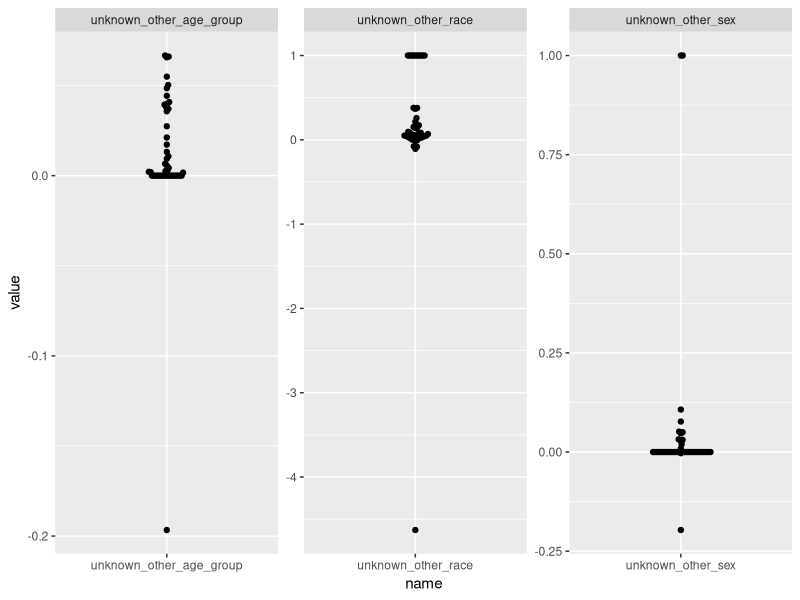
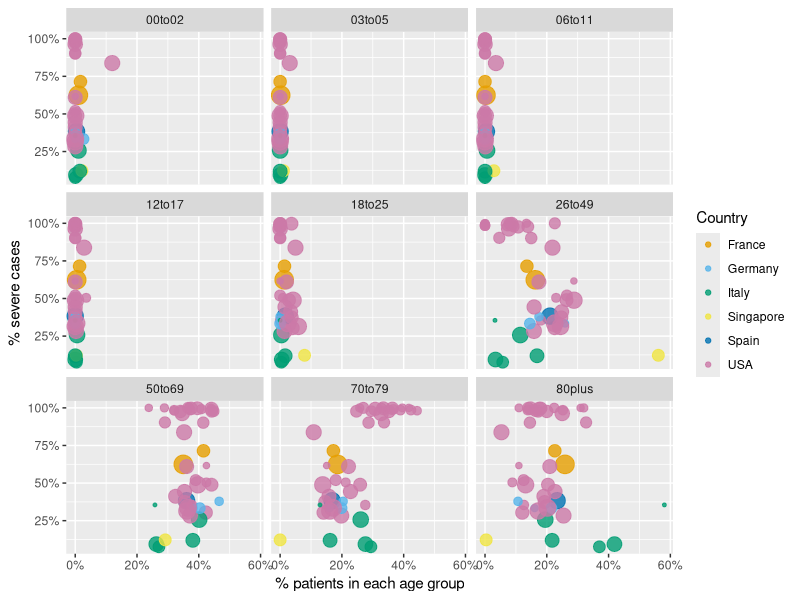
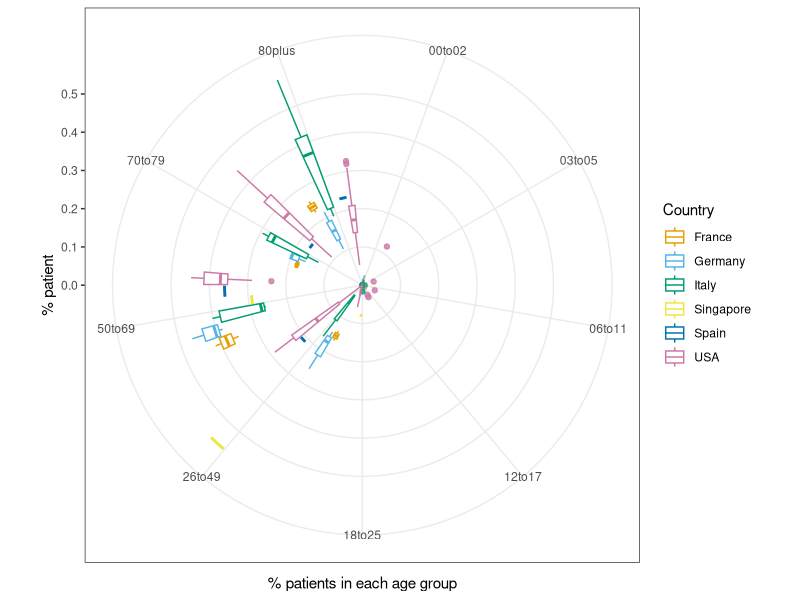
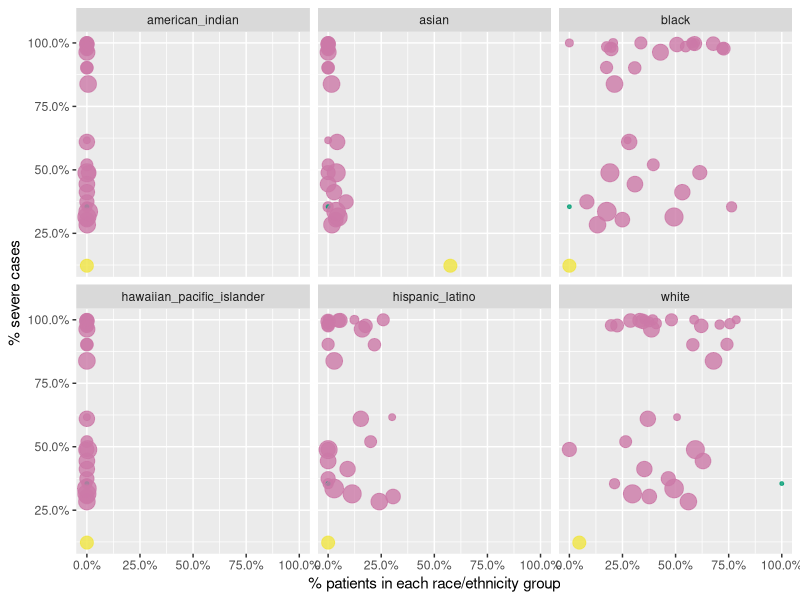
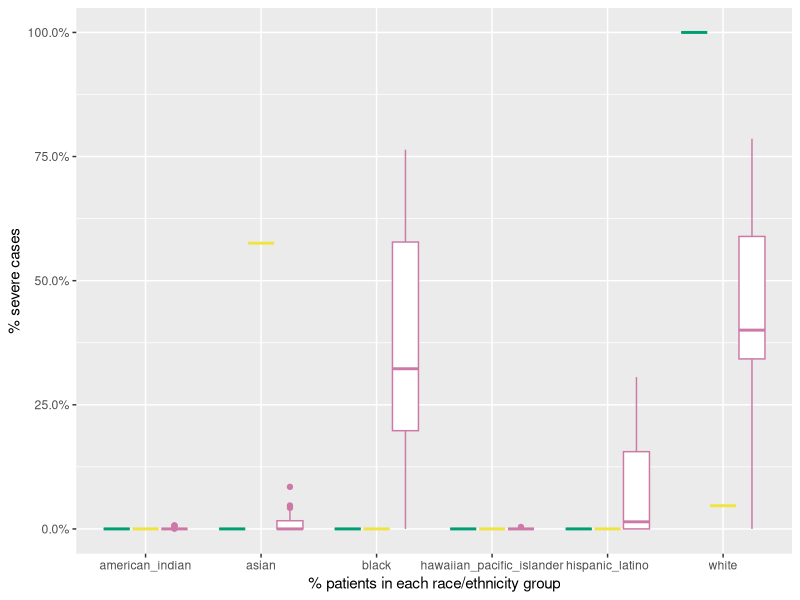
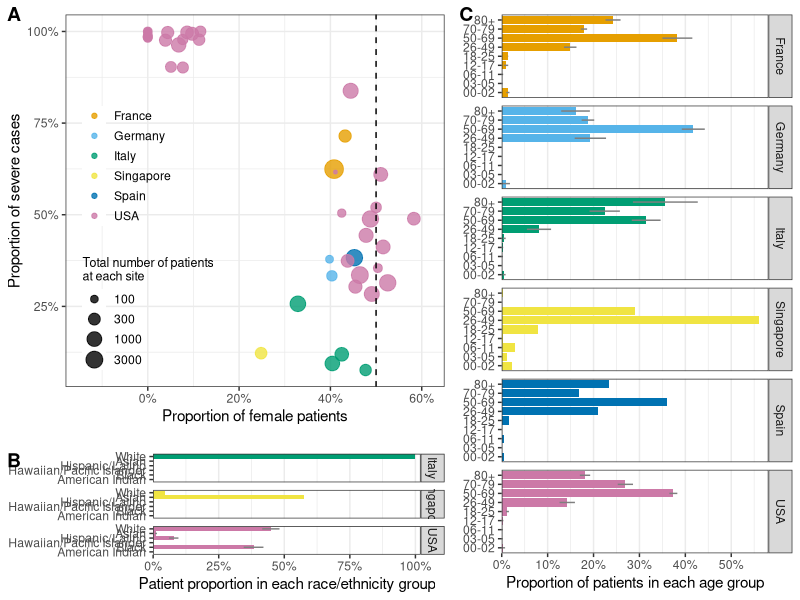

The R script that drew these images, in order:
## ---- chunk 1
library(readr)
library(dplyr)
library(scales)
library(tidyr)
library(ggplot2)
library(cowplot)
library(stringr)
library(forcats)
## ---- chunk 2
demo_desc <- read_csv('results/demo_prelim.csv')
colorBlindGrey6 <- c("#E69F00", "#56B4E9", "#009E73", "#F0E442", "#0072B2", "#CC79A7")
demo_perc <- demo_desc %>% 
  mutate_at(vars(- num_patients_all, - siteid, - Country),
            list(~ . / .data$num_patients_all)) %>% 
  mutate(Country = as.factor(Country))
## ---- chunk 3
unknowns <- demo_perc %>%
  select(siteid, Country, contains('unknown')) %>% 
  pivot_longer(- c(siteid, Country))
unknowns %>% filter(value < 0)

unknowns %>% 
  ggplot(aes(y = value, x = name)) +
  # geom_point(position = position_dodge(width = 0.2)) =
  # geom_boxplot() +
  ggbeeswarm::geom_beeswarm() +
  facet_wrap(~ name, scales = 'free')
## ---- chunk 4
demo_sex <- demo_perc %>% filter(unknown_other_sex < 1)
lm(num_patients_ever_severe ~ female, demo_sex) %>% 
  summary()

age_perc <- demo_perc %>% 
  filter(unknown_other_age_group < 1) %>% 
  select(Country, num_patients_all, num_patients_ever_severe, contains('to'), ends_with('plus'))

lm(num_patients_ever_severe ~ . - Country - num_patients_all, age_perc) %>% 
  summary()

age_radar <- age_perc %>% 
  select(-contains('num')) %>% 
  group_by(Country) %>% 
  summarise(across(.fns = mean_se), .groups = 'drop') %>% 
  pivot_longer(- Country)

races <- c("black",
           "hispanic_latino",
           "white",
           "asian",
           "hawaiian_pacific_islander",
           "american_indian")  
race_perc <- demo_perc %>% 
  filter(abs(unknown_other_race) < 1) %>% 
  select(Country, num_patients_all, num_patients_ever_severe, all_of(races))

race_radar <- race_perc %>% 
  select(-contains('num')) %>% 
  group_by(Country) %>% 
  summarise(across(.fns = mean_se), .groups = 'drop') %>% 
  pivot_longer(- Country) %>% 
  mutate(name = gsub('_', ' ', name) %>% 
           str_to_title(.) %>% 
           gsub('Hispanic ', 'Hispanic/', .) %>% 
           gsub('Hawaiian ', 'Hawaiian/', .),
         name = fct_reorder(name, value$y))

lm(num_patients_ever_severe ~ black + white + asian + hispanic_latino + american_indian +
     hawaiian_pacific_islander, race_perc) %>% 
  summary()
## ---- chunk 5
sex_plot <- demo_sex %>% 
  ggplot(aes(female, num_patients_ever_severe, 
             color = Country)) +
  geom_point(aes(size = num_patients_all), alpha = 0.8) +
  scale_x_continuous(labels = scales::percent_format(), 
                     limits = c(0, 0.65),
                     expand = expansion(add = c(0.18, 0))) +
  scale_y_continuous(labels = scales::percent_format()) +
  # scale_y_log10() +
  # scale_size_continuous(guide = FALSE) +
  geom_vline(xintercept = 0.5, linetype = 'dashed') +
  # coord_cartesian(xlim = c(0, 1), ylim = c(0, 1)) +
  labs(x = 'Proportion of female patients', y = 'Proportion of severe cases', color = NULL, size = 'Total number of patients
at each site') +
  scale_size(trans = "log10") +
  scale_color_manual(values = colorBlindGrey6) +
  theme_bw() +
  theme(legend.position = c(0.22, 0.4),
        plot.margin = margin(10.5, 5.5, 15.5, 5.5, 'pt'),
        legend.background = element_blank(),
        legend.key.height = unit(1, 'line'),
        legend.title = element_text(hjust = 0, size = 9)) +
  # scale_color_viridis_d(option = 'E', direction = -1) + 
  NULL
# sex_plot


## ---- chunk 6
age_plot <- age_radar %>% 
  mutate(name = gsub('to', '-', name) %>% gsub('plus', '+', .)) %>% 
  ggplot(aes(name, value$y, fill = Country, group = Country)) +
  geom_col(position = 'dodge2') + 
  coord_flip() +
  facet_grid(rows = vars(Country)) +
  geom_linerange(aes(ymin = value$ymin, ymax = value$ymax), 
                position = position_dodge(width = 0.9),
                color = 'grey50') +
  scale_y_continuous(labels = scales::percent_format(accuracy = 1),
                     expand = expansion(add = c(0,0.02))) +
  scale_size_continuous(guide = FALSE) +
  labs(x = NULL, y = 'Proportion of patients in each age group') +
  scale_color_manual(values = colorBlindGrey6, drop = FALSE) +
  scale_fill_manual(values = colorBlindGrey6, drop = FALSE) +
  theme_bw() +
  theme(legend.position = 'None',
        panel.grid.major.y = element_blank(),
        plot.margin = margin(10.5, 5.5, 6.5, 5.5, 'pt')) +
  NULL
## ---- chunk 7
race_plot <- race_radar %>% 
  ggplot(aes(name, value$y, fill = Country, group = Country)) +
  geom_col(position = 'dodge2') + 
  coord_flip() +
  facet_grid(rows = vars(Country)) +
  geom_linerange(aes(ymin = value$ymin, ymax = value$ymax), 
                position = position_dodge(width = 0.9),
                color = 'grey50') +
  scale_y_continuous(labels = scales::percent_format(accuracy = 1),
                     expand = expansion(add = c(0,0.02))) +
  scale_size_continuous(guide = FALSE) +
  labs(x = NULL, y = 'Patient proportion in each race/ethnicity group') +
  scale_color_manual(values = colorBlindGrey6, drop = FALSE) +
  scale_fill_manual(values = colorBlindGrey6, drop = FALSE) +
  theme_bw() +
  theme(legend.position = 'None',
        panel.grid.major.y = element_blank(),
        ) +
  NULL
## ---- chunk 8
sex_race <- plot_grid(sex_plot, race_plot, ncol = 1,
          rel_heights = c(2.9, 1), labels = 'AUTO')
comp_plots <- plot_grid(sex_race, age_plot, ncol = 2, rel_widths = c(1.3, 1),
          labels = c('', 'C'))

ggsave('figs/composite_plot.png', comp_plots, height = 6, width = 8)
## ---- chunk 9
# age_radar <- age_perc %>% 
#   select(-contains('num')) %>% 
#   group_by(Country) %>% 
#   summarise(across(.fns = mean_se), .groups = 'drop') %>% 
#   mutate(Country = as.character(Country)) %>% 
#   rename(group = Country)
# 
# mtcars %>%
#      add_rownames( var = "group" ) %>%
#      mutate_each(funs(rescale), -group) %>%
#      tail(4) %>% select(1:10) -> mtcars_radar
# 
# ggradar(age_radar, 
#         values.radar = c(NA, paste0(c(25, 50), '%')),
#         group.colours = colorBlindGrey6[-4],
#         grid.mid = 0.25,
#         grid.max = 0.5,
#         base.size = 1)
## ---- chunk 10

age_perc %>% 
  pivot_longer(- c(Country, num_patients_all, num_patients_ever_severe)) %>% 
  ggplot(aes(value, num_patients_ever_severe, 
             color = Country)) +
  facet_wrap(~ name) +
  geom_point(aes(size = log2(num_patients_all)), alpha = 0.8) +
  scale_x_continuous(labels = scales::percent_format(accuracy = 1)) +
  scale_y_continuous(labels = scales::percent_format(accuracy = 1)) +
  scale_size_continuous(guide = FALSE) +
  labs(x = '% patients in each age group', y = '% severe cases') +
  scale_color_manual(values = colorBlindGrey6, drop = FALSE) +
  NULL
## ---- chunk 11
age_perc %>% 
  pivot_longer(- c(Country, num_patients_all, num_patients_ever_severe)) %>% 
  ggplot(aes(name, value, color = Country)) +
  # facet_grid(cols = vars(name), scales = 'free_x') +
  geom_boxplot(alpha = 0.8) +
  # geom_violin(aes(color = Country)) +
  # geom_jitter() +
  # geom_point(aes(size = log2(num_patients_all)), alpha = 0.8) +
  # scale_x_continuous(labels = scales::percent_format(accuracy = 1)) +
  # scale_y_continuous(labels = scales::percent_format(accuracy = 1)) +
  scale_size_continuous(guide = FALSE) +
  labs(x = '% patients in each age group', y = '% patient') +
  scale_color_manual(values = colorBlindGrey6, drop = FALSE) +
  scale_fill_manual(values = colorBlindGrey6, drop = FALSE) +
  theme_bw() +
  coord_polar() +
  NULL
## ---- chunk 12
race_perc %>% 
  pivot_longer(- c(Country, num_patients_all, num_patients_ever_severe)) %>% 
  ggplot(aes(value, num_patients_ever_severe, 
             color = Country)) +
  facet_wrap(~ name) +
  geom_point(aes(size = log2(num_patients_all)), alpha = 0.8) +
  scale_x_continuous(labels = scales::percent_format(accuracy = 0.1)) +
  scale_y_continuous(labels = scales::percent_format(accuracy = 0.1)) +
  scale_size_continuous(guide = FALSE) +
  labs(x = '% patients in each race/ethnicity group', y = '% severe cases') +
  scale_color_manual(values = colorBlindGrey6, drop = FALSE, guide = FALSE) +
  NULL
## ---- chunk 13
race_perc %>% 
  pivot_longer(- c(Country, num_patients_all, num_patients_ever_severe)) %>% 
  ggplot(aes(name, value, color = Country)) +
  # facet_wrap(~ name) +
  # geom_point(aes(size = log2(num_patients_all)), alpha = 0.8) +
  geom_boxplot() +
  # scale_x_continuous(labels = scales::percent_format(accuracy = 0.1)) +
  scale_y_continuous(labels = scales::percent_format(accuracy = 0.1)) +
  scale_size_continuous(guide = FALSE) +
  labs(x = '% patients in each race/ethnicity group', y = '% severe cases') +
  scale_color_manual(values = colorBlindGrey6, drop = FALSE, guide = FALSE) +
  NULL
